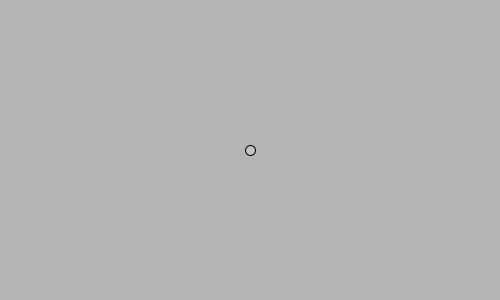
Frame 1 (no input)
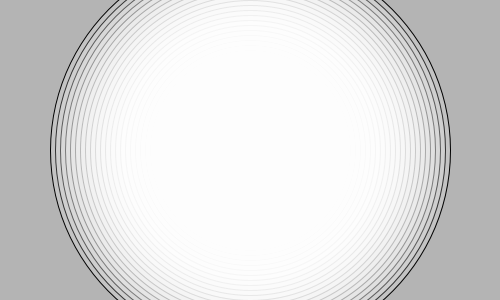
Frame 60 (the mouse pressed at the canvas centre just before this capture)
Frame 120 (the mouse held since frame 60 and released just before this capture): identical to frame 60, image omitted

The Processing sketch that drew these frames (run headless with seeded random() and noise(); from frame 60 on, the mouse is pressed at the canvas centre):

// Processing sketch: sketch_057
// ── sketch_057.pde
int diam = 10;
float centX, centY;

void setup() {
    size(500, 300);
    frameRate(24);

    smooth();
    background(180);
    centX = width/2;
    centY = height/2;
    stroke(0);
    strokeWeight(1);
    //noFill(); // 同心円
    fill(255, 50); // 半透明エフェクト
}

void draw() {
    if(diam <= 400){
        //background(180); // 再描画
        ellipse(centX, centY, diam, diam);
        diam += 10;
    }
}

void fadeToWhite() {
    noStroke();
    fill(99, 30);
    rectMode(CORNER);
    rect(0, 0, width, height);
}

color randomRGBColor() {
    color c = color(random(256), random(256), random(256));
    return c;
}

void keyTyped() {
    if (key == 's' || key == 'S') {
        save("screen.png");
    }
}
